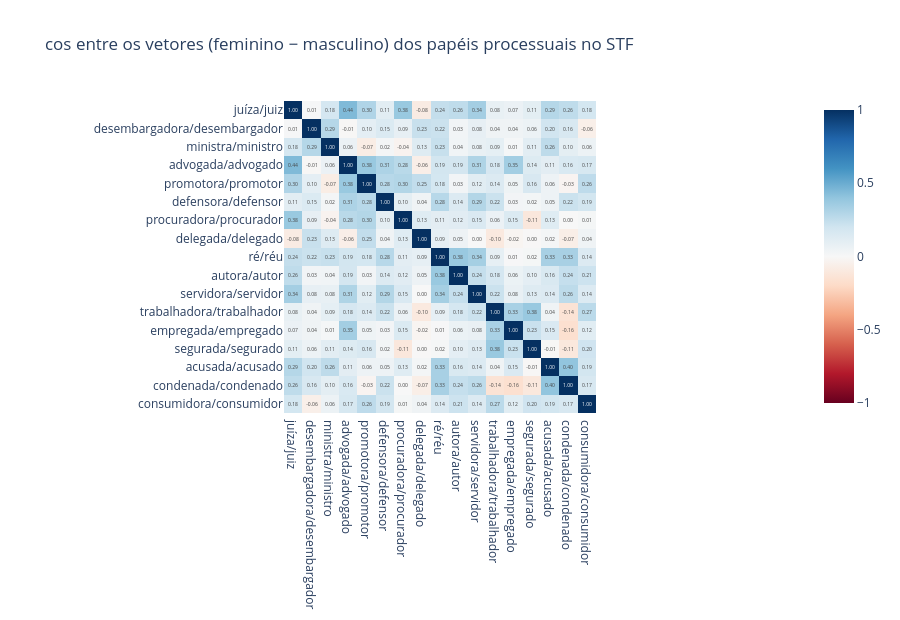

The code cell stored with this chart in its notebook:
### Markdown cell above
## 5. As "direções de papel" são consistentes entre si?

A geração automática de analogias (eq. 1 de Bolukbasi) exige uma direção de gênero nítida; com a direção fraca do corpus do STF ela devolve ruído (tente: `generate_analogies(leg, "ela", "ele", ...)`). Fazemos a pergunta de forma mais direta: os deslocamentos *autora→autor*, *ré→réu*, *juíza→juiz*, *advogada→advogado* são **paralelos** (uma única "direção feminino→masculino", como no notebook 02) ou cada papel tem a sua? A matriz de cossenos entre os vetores-diferença responde.

### Code cell
import plotly.express as px
pairs_roles = [(f, m) for f, m in LEGAL.gendered_roles if f != m and leg.has(f, m)]
D = np.stack([leg[f] - leg[m] for f, m in pairs_roles]); D /= np.linalg.norm(D, axis=1, keepdims=True)
S = D @ D.T
names = [f"{f}/{m}" for f, m in pairs_roles]
px.imshow(S, x=names, y=names, zmin=-1, zmax=1, color_continuous_scale="RdBu", text_auto=".2f", template="plotly_white", height=620,
          title="cos entre os vetores (feminino − masculino) dos papéis processuais no STF").show()
off = S[np.triu_indices(len(names), 1)]
print(f"cosseno médio entre direções de papel: {off.mean():.2f} (pares de gênero gerais na Wikipédia costumam ficar acima de 0,5)")

### Figure 1 — Plotly figure (JSON) as saved in the notebook; plotly's stock layout.template omitted (floating-point values rounded to 4 significant figures; data arrays with more than 128 entries replaced by an {"elided": "..."} marker saying what was removed)
{"data": [{"coloraxis": "coloraxis", "hovertemplate": "x: %{x}<br>y: %{y}<br>color: %{z}<extra></extra>", "name": "0", "texttemplate": "%{z:.2f}", "type": "heatmap", "x": ["juíza/juiz", "desembargadora/desembargador", "ministra/ministro", "advogada/advogado", "promotora/promotor", "defensora/defensor", "procuradora/procurador", "delegada/delegado", "ré/réu", "autora/autor", "servidora/servidor", "trabalhadora/trabalhador", "empregada/empregado", "segurada/segurado", "acusada/acusado", "condenada/condenado", "consumidora/consumidor"], "xaxis": "x", "y": ["juíza/juiz", "desembargadora/desembargador", "ministra/ministro", "advogada/advogado", "promotora/promotor", "defensora/defensor", "procuradora/procurador", "delegada/delegado", "ré/réu", "autora/autor", "servidora/servidor", "trabalhadora/trabalhador", "empregada/empregado", "segurada/segurado", "acusada/acusado", "condenada/condenado", "consumidora/consumidor"], "yaxis": "y", "z": {"elided": "17x17 float values"}}], "layout": {"coloraxis": {"autocolorscale": false, "cmax": 1, "cmin": -1, "colorscale": [[0.0, "rgb(103,0,31)"], [0.1, "rgb(178,24,43)"], [0.2, "rgb(214,96,77)"], [0.3, "rgb(244,165,130)"], [0.4, "rgb(253,219,199)"], [0.5, "rgb(247,247,247)"], [0.6, "rgb(209,229,240)"], [0.7, "rgb(146,197,222)"], [0.8, "rgb(67,147,195)"], [0.9, "rgb(33,102,172)"], [1.0, "rgb(5,48,97)"]]}, "height": 620, "title": {"text": "cos entre os vetores (feminino − masculino) dos papéis processuais no STF"}, "xaxis": {"anchor": "y", "constrain": "domain", "domain": [0.0, 1.0], "scaleanchor": "y"}, "yaxis": {"anchor": "x", "autorange": "reversed", "constrain": "domain", "domain": [0.0, 1.0]}}}
